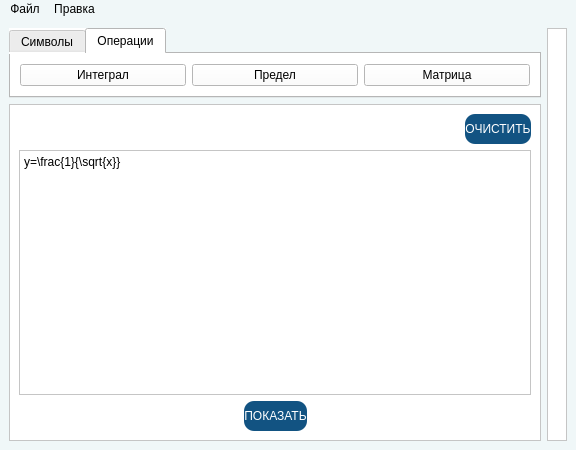
<?xml version="1.0" encoding="UTF-8"?>
<ui version="4.0">
 <class>MainWindow</class>
 <widget class="QMainWindow" name="MainWindow">
  <property name="geometry">
   <rect>
    <x>0</x>
    <y>0</y>
    <width>576</width>
    <height>450</height>
   </rect>
  </property>
  <property name="sizePolicy">
   <sizepolicy hsizetype="Minimum" vsizetype="Minimum">
    <horstretch>0</horstretch>
    <verstretch>0</verstretch>
   </sizepolicy>
  </property>
  <property name="windowTitle">
   <string>Equation Editor</string>
  </property>
  <property name="windowIcon">
   <iconset>
    <normaloff>icons/window.png</normaloff>icons/window.png</iconset>
  </property>
  <property name="layoutDirection">
   <enum>Qt::LeftToRight</enum>
  </property>
  <property name="styleSheet">
   <string notr="true">background-color: rgb(240,247,248);</string>
  </property>
  <property name="iconSize">
   <size>
    <width>30</width>
    <height>30</height>
   </size>
  </property>
  <property name="tabShape">
   <enum>QTabWidget::Rounded</enum>
  </property>
  <widget class="QWidget" name="centralwidget">
   <property name="sizePolicy">
    <sizepolicy hsizetype="Minimum" vsizetype="Minimum">
     <horstretch>0</horstretch>
     <verstretch>0</verstretch>
    </sizepolicy>
   </property>
   <layout class="QGridLayout" name="gridLayout" columnstretch="0,0">
    <item row="0" column="0">
     <widget class="QTabWidget" name="tabWidget">
      <property name="sizePolicy">
       <sizepolicy hsizetype="Minimum" vsizetype="Minimum">
        <horstretch>0</horstretch>
        <verstretch>0</verstretch>
       </sizepolicy>
      </property>
      <property name="minimumSize">
       <size>
        <width>199</width>
        <height>70</height>
       </size>
      </property>
      <property name="whatsThis">
       <string>\beta</string>
      </property>
      <property name="styleSheet">
       <string notr="true">background-color: rgb(255, 255, 255);</string>
      </property>
      <property name="currentIndex">
       <number>1</number>
      </property>
      <widget class="QWidget" name="tab">
       <attribute name="title">
        <string>Символы</string>
       </attribute>
       <layout class="QHBoxLayout" name="horizontalLayout_3">
        <item>
         <layout class="QHBoxLayout" name="horizontalLayout_2">
          <item>
           <widget class="QPushButton" name="alphaButton">
            <property name="enabled">
             <bool>true</bool>
            </property>
            <property name="statusTip">
             <string/>
            </property>
            <property name="whatsThis">
             <string>\alpha</string>
            </property>
            <property name="text">
             <string/>
            </property>
            <property name="icon">
             <iconset>
              <normaloff>icons/symbols/alpha.PNG</normaloff>icons/symbols/alpha.PNG</iconset>
            </property>
            <property name="iconSize">
             <size>
              <width>9</width>
              <height>9</height>
             </size>
            </property>
            <attribute name="buttonGroup">
             <string notr="true">symbolButton</string>
            </attribute>
           </widget>
          </item>
          <item>
           <widget class="QPushButton" name="betaButton">
            <property name="whatsThis">
             <string>\beta</string>
            </property>
            <property name="text">
             <string/>
            </property>
            <property name="icon">
             <iconset>
              <normaloff>icons/symbols/beta.png</normaloff>icons/symbols/beta.png</iconset>
            </property>
            <property name="iconSize">
             <size>
              <width>15</width>
              <height>15</height>
             </size>
            </property>
            <attribute name="buttonGroup">
             <string notr="true">symbolButton</string>
            </attribute>
           </widget>
          </item>
          <item>
           <widget class="QPushButton" name="deltaButton">
            <property name="whatsThis">
             <string>\delta</string>
            </property>
            <property name="text">
             <string/>
            </property>
            <property name="icon">
             <iconset>
              <normaloff>icons/symbols/delta.PNG</normaloff>icons/symbols/delta.PNG</iconset>
            </property>
            <property name="iconSize">
             <size>
              <width>15</width>
              <height>15</height>
             </size>
            </property>
            <attribute name="buttonGroup">
             <string notr="true">symbolButton</string>
            </attribute>
           </widget>
          </item>
          <item>
           <widget class="QPushButton" name="lambdaButton">
            <property name="whatsThis">
             <string>\lambda</string>
            </property>
            <property name="styleSheet">
             <string notr="true">align-items: center</string>
            </property>
            <property name="text">
             <string/>
            </property>
            <property name="icon">
             <iconset>
              <normaloff>icons/symbols/lambda.PNG</normaloff>icons/symbols/lambda.PNG</iconset>
            </property>
            <property name="iconSize">
             <size>
              <width>12</width>
              <height>12</height>
             </size>
            </property>
            <attribute name="buttonGroup">
             <string notr="true">symbolButton</string>
            </attribute>
           </widget>
          </item>
          <item>
           <widget class="QPushButton" name="thetaButton">
            <property name="whatsThis">
             <string>\theta</string>
            </property>
            <property name="text">
             <string/>
            </property>
            <property name="icon">
             <iconset>
              <normaloff>icons/symbols/theta.png</normaloff>icons/symbols/theta.png</iconset>
            </property>
            <property name="iconSize">
             <size>
              <width>15</width>
              <height>15</height>
             </size>
            </property>
            <attribute name="buttonGroup">
             <string notr="true">symbolButton</string>
            </attribute>
           </widget>
          </item>
          <item>
           <widget class="QPushButton" name="gammaButton">
            <property name="whatsThis">
             <string>\gamma</string>
            </property>
            <property name="text">
             <string/>
            </property>
            <property name="icon">
             <iconset>
              <normaloff>icons/symbols/gamma.PNG</normaloff>icons/symbols/gamma.PNG</iconset>
            </property>
            <property name="iconSize">
             <size>
              <width>15</width>
              <height>15</height>
             </size>
            </property>
            <attribute name="buttonGroup">
             <string notr="true">symbolButton</string>
            </attribute>
           </widget>
          </item>
         </layout>
        </item>
       </layout>
      </widget>
      <widget class="QWidget" name="tab_2">
       <attribute name="title">
        <string>Операции</string>
       </attribute>
       <layout class="QHBoxLayout" name="horizontalLayout_5">
        <item>
         <layout class="QHBoxLayout" name="horizontalLayout_4">
          <item>
           <widget class="QPushButton" name="integralButton">
            <property name="whatsThis">
             <string>\int_{a}^{b} x \,dx</string>
            </property>
            <property name="text">
             <string>Интеграл</string>
            </property>
            <property name="iconSize">
             <size>
              <width>30</width>
              <height>16</height>
             </size>
            </property>
            <attribute name="buttonGroup">
             <string notr="true">symbolButton</string>
            </attribute>
           </widget>
          </item>
          <item>
           <widget class="QPushButton" name="limitButton">
            <property name="whatsThis">
             <string>\lim_{x\to\infty} f(x)</string>
            </property>
            <property name="text">
             <string>Предел</string>
            </property>
            <attribute name="buttonGroup">
             <string notr="true">symbolButton</string>
            </attribute>
           </widget>
          </item>
          <item>
           <widget class="QPushButton" name="matrixButton">
            <property name="whatsThis">
             <string>\begin{bmatrix}1 &amp; 2 &amp; 3\\a &amp; b &amp; c\end{bmatrix}</string>
            </property>
            <property name="text">
             <string>Матрица</string>
            </property>
            <attribute name="buttonGroup">
             <string notr="true">symbolButton</string>
            </attribute>
           </widget>
          </item>
         </layout>
        </item>
       </layout>
      </widget>
     </widget>
    </item>
    <item row="0" column="1" rowspan="2">
     <widget class="QFrame" name="rightFrame">
      <property name="sizePolicy">
       <sizepolicy hsizetype="Minimum" vsizetype="Minimum">
        <horstretch>0</horstretch>
        <verstretch>0</verstretch>
       </sizepolicy>
      </property>
      <property name="font">
       <font>
        <family>Times New Roman</family>
       </font>
      </property>
      <property name="styleSheet">
       <string notr="true">background-color: rgb(255, 255, 255);</string>
      </property>
      <property name="frameShape">
       <enum>QFrame::StyledPanel</enum>
      </property>
      <property name="frameShadow">
       <enum>QFrame::Raised</enum>
      </property>
      <layout class="QVBoxLayout" name="verticalLayout_3"/>
     </widget>
    </item>
    <item row="1" column="0">
     <widget class="QFrame" name="leftFrame">
      <property name="sizePolicy">
       <sizepolicy hsizetype="Minimum" vsizetype="Minimum">
        <horstretch>0</horstretch>
        <verstretch>0</verstretch>
       </sizepolicy>
      </property>
      <property name="styleSheet">
       <string notr="true">background-color: rgb(255, 255, 255);</string>
      </property>
      <property name="frameShape">
       <enum>QFrame::StyledPanel</enum>
      </property>
      <property name="frameShadow">
       <enum>QFrame::Raised</enum>
      </property>
      <layout class="QVBoxLayout" name="verticalLayout">
       <item>
        <layout class="QHBoxLayout" name="horizontalLayout">
         <item>
          <widget class="QPushButton" name="saveButton">
           <property name="baseSize">
            <size>
             <width>0</width>
             <height>0</height>
            </size>
           </property>
           <property name="styleSheet">
            <string notr="true">background-color: rgba(255, 255, 255,0);
border: none</string>
           </property>
           <property name="text">
            <string/>
           </property>
           <property name="icon">
            <iconset>
             <normaloff>icons/actions/save_icon.svg</normaloff>icons/actions/save_icon.svg</iconset>
           </property>
           <property name="iconSize">
            <size>
             <width>30</width>
             <height>30</height>
            </size>
           </property>
          </widget>
         </item>
         <item>
          <widget class="QPushButton" name="undoButton">
           <property name="styleSheet">
            <string notr="true">background-color: rgba(255, 255, 255,0);
border: none</string>
           </property>
           <property name="text">
            <string/>
           </property>
           <property name="icon">
            <iconset>
             <normaloff>icons/actions/undo.svg</normaloff>icons/actions/undo.svg</iconset>
           </property>
           <property name="iconSize">
            <size>
             <width>22</width>
             <height>22</height>
            </size>
           </property>
          </widget>
         </item>
         <item>
          <widget class="QPushButton" name="redoButton">
           <property name="styleSheet">
            <string notr="true">background-color: rgba(255, 255, 255,0);
border: none</string>
           </property>
           <property name="text">
            <string/>
           </property>
           <property name="icon">
            <iconset>
             <normaloff>icons/actions/redo.svg</normaloff>icons/actions/redo.svg</iconset>
           </property>
           <property name="iconSize">
            <size>
             <width>22</width>
             <height>22</height>
            </size>
           </property>
          </widget>
         </item>
         <item>
          <spacer name="horizontalSpacer_2">
           <property name="orientation">
            <enum>Qt::Horizontal</enum>
           </property>
           <property name="sizeHint" stdset="0">
            <size>
             <width>40</width>
             <height>20</height>
            </size>
           </property>
          </spacer>
         </item>
         <item>
          <widget class="QPushButton" name="clear_textButton">
           <property name="enabled">
            <bool>true</bool>
           </property>
           <property name="sizePolicy">
            <sizepolicy hsizetype="Minimum" vsizetype="Fixed">
             <horstretch>0</horstretch>
             <verstretch>0</verstretch>
            </sizepolicy>
           </property>
           <property name="minimumSize">
            <size>
             <width>60</width>
             <height>30</height>
            </size>
           </property>
           <property name="styleSheet">
            <string notr="true">color: rgb(255, 255, 255);
background-color: rgb(18,83,130);
border-radius: 10px;
</string>
           </property>
           <property name="text">
            <string>ОЧИСТИТЬ</string>
           </property>
           <property name="flat">
            <bool>false</bool>
           </property>
          </widget>
         </item>
        </layout>
       </item>
       <item>
        <widget class="QPlainTextEdit" name="textBox">
         <property name="plainText">
          <string>y=\frac{1}{\sqrt{x}}</string>
         </property>
        </widget>
       </item>
       <item>
        <layout class="QHBoxLayout" name="horizontalLayout_8">
         <item>
          <spacer name="horizontalSpacer_3">
           <property name="orientation">
            <enum>Qt::Horizontal</enum>
           </property>
           <property name="sizeHint" stdset="0">
            <size>
             <width>40</width>
             <height>20</height>
            </size>
           </property>
          </spacer>
         </item>
         <item>
          <widget class="QPushButton" name="showButton">
           <property name="sizePolicy">
            <sizepolicy hsizetype="Minimum" vsizetype="Minimum">
             <horstretch>0</horstretch>
             <verstretch>0</verstretch>
            </sizepolicy>
           </property>
           <property name="minimumSize">
            <size>
             <width>60</width>
             <height>30</height>
            </size>
           </property>
           <property name="styleSheet">
            <string notr="true">color: rgb(255, 255, 255);
background-color: rgb(18,83,130);
border-radius: 10px;
</string>
           </property>
           <property name="text">
            <string>ПОКАЗАТЬ</string>
           </property>
          </widget>
         </item>
         <item>
          <spacer name="horizontalSpacer_4">
           <property name="orientation">
            <enum>Qt::Horizontal</enum>
           </property>
           <property name="sizeHint" stdset="0">
            <size>
             <width>40</width>
             <height>20</height>
            </size>
           </property>
          </spacer>
         </item>
        </layout>
       </item>
      </layout>
     </widget>
    </item>
   </layout>
  </widget>
  <widget class="QMenuBar" name="menuBar">
   <property name="geometry">
    <rect>
     <x>0</x>
     <y>0</y>
     <width>576</width>
     <height>22</height>
    </rect>
   </property>
   <widget class="QMenu" name="menuFile">
    <property name="title">
     <string>Файл</string>
    </property>
    <addaction name="actionNew"/>
    <addaction name="actionOpen"/>
    <addaction name="actionSave"/>
    <addaction name="actionSave_as"/>
    <addaction name="separator"/>
    <addaction name="actionExit"/>
   </widget>
   <widget class="QMenu" name="menuEdit">
    <property name="title">
     <string>Правка</string>
    </property>
    <addaction name="actionUndo"/>
    <addaction name="actionRedo"/>
   </widget>
   <addaction name="menuFile"/>
   <addaction name="menuEdit"/>
  </widget>
  <action name="actionNew">
   <property name="text">
    <string>Создать</string>
   </property>
  </action>
  <action name="actionOpen">
   <property name="text">
    <string>Открыть</string>
   </property>
  </action>
  <action name="actionSave">
   <property name="text">
    <string>Сохранить</string>
   </property>
  </action>
  <action name="actionSave_as">
   <property name="text">
    <string>Сохранить как</string>
   </property>
  </action>
  <action name="actionExit">
   <property name="text">
    <string>Выход</string>
   </property>
  </action>
  <action name="actionUndo">
   <property name="text">
    <string>Отменить</string>
   </property>
  </action>
  <action name="actionRedo">
   <property name="text">
    <string>Повторить</string>
   </property>
  </action>
 </widget>
 <resources/>
 <connections/>
 <buttongroups>
  <buttongroup name="symbolButton"/>
 </buttongroups>
</ui>
